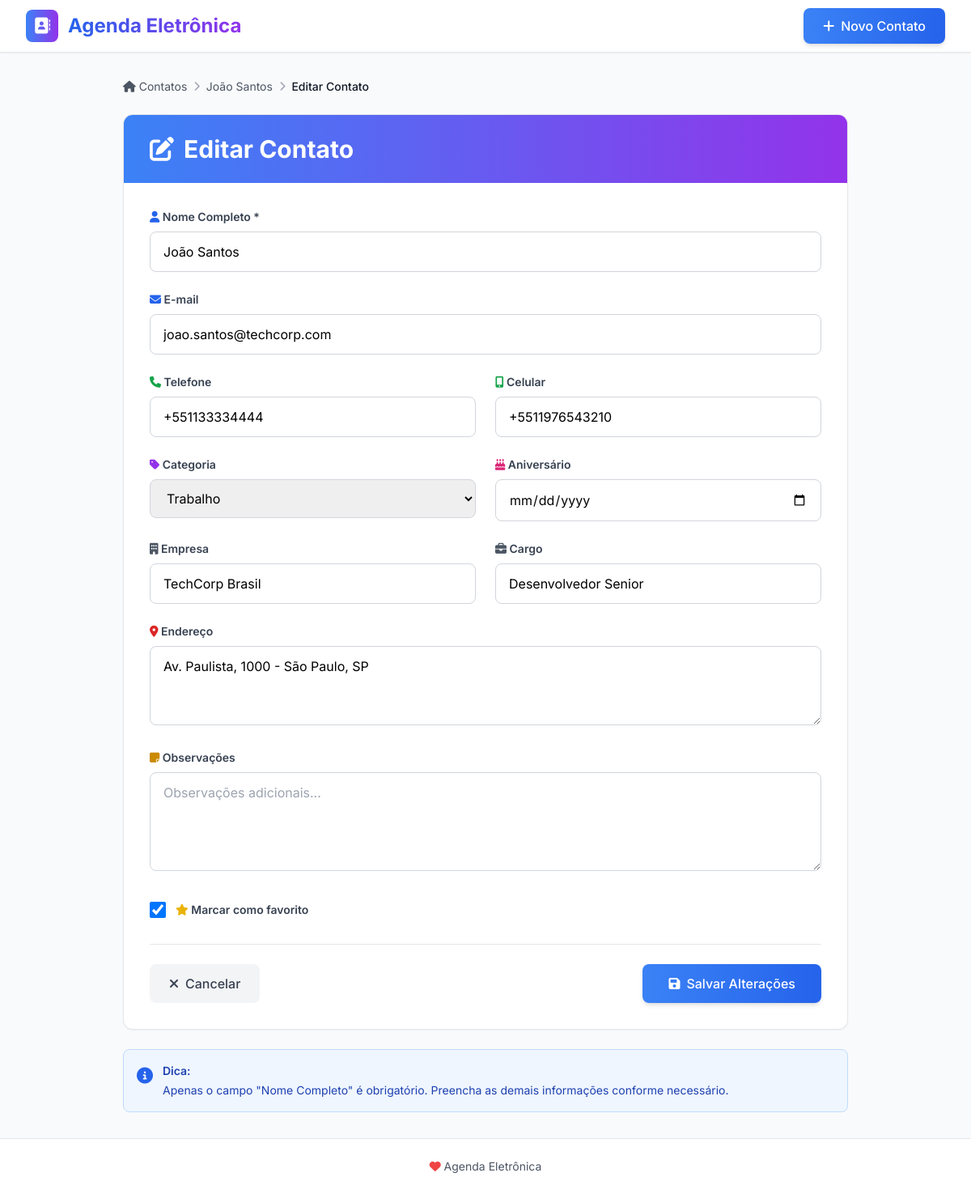
Screenshot of /contato/2/editar/ with the database file from the repository.
### contatos/models.py (models this page shows, shortened)
class Contato(models.Model):
    CATEGORIAS = [
        ('familia', 'Família'),
        ('amigo', 'Amigo'),
        ('trabalho', 'Trabalho'),
        ('outros', 'Outros'),
    ]
    nome = models.CharField(max_length=200, verbose_name='Nome Completo')
    email = models.EmailField(blank=True, null=True, verbose_name='E-mail')
    telefone_regex = RegexValidator(
        regex=r'^\+?1?\d{9,15}$',
        message="O telefone deve estar no formato: '+999999999'. Até 15 dígitos permitidos."
    )
    telefone = models.CharField(
        validators=[telefone_regex],
        max_length=17,
        blank=True,
        null=True,
        verbose_name='Telefone'
    )
    celular = models.CharField(
        validators=[telefone_regex],
        max_length=17,
        blank=True,
        null=True,
        verbose_name='Celular'
    )
    endereco = models.TextField(blank=True, null=True, verbose_name='Endereço')
    categoria = models.CharField(
        max_length=20,
        choices=CATEGORIAS,
        default='outros',
        verbose_name='Categoria'
    )
    empresa = models.CharField(max_length=200, blank=True, null=True, verbose_name='Empresa')
    cargo = models.CharField(max_length=200, blank=True, null=True, verbose_name='Cargo')
    aniversario = models.DateField(blank=True, null=True, verbose_name='Aniversário')
    observacoes = models.TextField(blank=True, null=True, verbose_name='Observações')
    favorito = models.BooleanField(default=False, verbose_name='Favorito')
    criado_em = models.DateTimeField(auto_now_add=True, verbose_name='Criado em')
    atualizado_em = models.DateTimeField(auto_now=True, verbose_name='Atualizado em')
    class Meta:
        ordering = ['nome']
        verbose_name = 'Contato'
        verbose_name_plural = 'Contatos'

### contatos/views.py (the view)
# urls.py: path('contato/<int:pk>/editar/', views.editar_contato, name='editar_contato'),
def editar_contato(request, pk):
    contato = get_object_or_404(Contato, pk=pk)
    if request.method == 'POST':
        form = ContatoForm(request.POST, instance=contato)
        if form.is_valid():
            contato = form.save()
            messages.success(request, f'Contato "{contato.nome}" atualizado com sucesso!')
            return redirect('detalhes_contato', pk=contato.pk)
    else:
        form = ContatoForm(instance=contato)
    return render(request, 'contatos/form_contato.html', {
        'form': form,
        'contato': contato,
        'titulo': 'Editar Contato',
        'botao': 'Salvar Alterações'
    })

### templates/contatos/form_contato.html (shortened to what this page needs)
{% extends 'base.html' %}
{% block content %}
<div class="fade-in max-w-4xl mx-auto">
    <div class="mb-6">
        <nav class="flex items-center space-x-2 text-sm text-gray-600">
            <a href="{% url 'lista_contatos' %}" class="hover:text-blue-600 transition duration-200">
                <i class="fas fa-home"></i> Contatos
            </a>
            <i class="fas fa-chevron-right text-gray-400 text-xs"></i>
            {% if contato %}
            <a href="{% url 'detalhes_contato' contato.pk %}" class="hover:text-blue-600 transition duration-200">
                {{ contato.nome }}
            </a>
            <i class="fas fa-chevron-right text-gray-400 text-xs"></i>
            {% endif %}
            <span class="text-gray-900 font-medium">{{ titulo }}</span>
        </nav>
    </div>
    <div class="bg-white rounded-xl shadow-sm border border-gray-200 overflow-hidden">
        <div class="bg-gradient-to-r from-blue-500 to-purple-600 px-8 py-6">
            <h1 class="text-3xl font-bold text-white flex items-center">
                <i class="fas {% if contato %}fa-edit{% else %}fa-plus-circle{% endif %} mr-3"></i>
                {{ titulo }}
            </h1>
        </div>
        <form method="post" enctype="multipart/form-data" class="p-8">
            <div class="grid grid-cols-1 md:grid-cols-2 gap-6">
                <div class="md:col-span-2">
                    <label for="{{ form.nome.id_for_label }}" class="block text-sm font-semibold text-gray-700 mb-2">
                        <i class="fas fa-user text-blue-600"></i> Nome Completo *
                    </label>
                    {{ form.nome }}
                </div>
                <div class="md:col-span-2">
                    <label for="{{ form.email.id_for_label }}" class="block text-sm font-semibold text-gray-700 mb-2">
                        <i class="fas fa-envelope text-blue-600"></i> E-mail
                    </label>
                    {{ form.email }}
                </div>
                <div>
                    <label for="{{ form.telefone.id_for_label }}" class="block text-sm font-semibold text-gray-700 mb-2">
                        <i class="fas fa-phone text-green-600"></i> Telefone
                    </label>
                    {{ form.telefone }}
                </div>
                <div>
                    <label for="{{ form.celular.id_for_label }}" class="block text-sm font-semibold text-gray-700 mb-2">
                        <i class="fas fa-mobile-alt text-green-600"></i> Celular
                    </label>
                    {{ form.celular }}
                </div>
                <div>
                    <label for="{{ form.categoria.id_for_label }}" class="block text-sm font-semibold text-gray-700 mb-2">
                        <i class="fas fa-tag text-purple-600"></i> Categoria
                    </label>
                    {{ form.categoria }}
                </div>
                <div>
                    <label for="{{ form.aniversario.id_for_label }}" class="block text-sm font-semibold text-gray-700 mb-2">
                        <i class="fas fa-birthday-cake text-pink-600"></i> Aniversário
                    </label>
                    {{ form.aniversario }}
                </div>
                <div>
                    <label for="{{ form.empresa.id_for_label }}" class="block text-sm font-semibold text-gray-700 mb-2">
                        <i class="fas fa-building text-gray-600"></i> Empresa
                    </label>
                    {{ form.empresa }}
                </div>
                <div>
                    <label for="{{ form.cargo.id_for_label }}" class="block text-sm font-semibold text-gray-700 mb-2">
                        <i class="fas fa-briefcase text-gray-600"></i> Cargo
                    </label>
                    {{ form.cargo }}
                </div>
                <div class="md:col-span-2">
                    <label for="{{ form.endereco.id_for_label }}" class="block text-sm font-semibold text-gray-700 mb-2">
                        <i class="fas fa-map-marker-alt text-red-600"></i> Endereço
                    </label>
                    {{ form.endereco }}
                </div>
                <div class="md:col-span-2">
                    <label for="{{ form.observacoes.id_for_label }}" class="block text-sm font-semibold text-gray-700 mb-2">
                        <i class="fas fa-sticky-note text-yellow-600"></i> Observações
                    </label>
                    {{ form.observacoes }}
                </div>
                <div class="md:col-span-2 flex items-center pt-2">
                    <label class="flex items-center space-x-3 cursor-pointer">
                        {{ form.favorito }}
                        <span class="text-sm font-semibold text-gray-700">
                            <i class="fas fa-star text-yellow-500"></i> Marcar como favorito
                        </span>
                    </label>
                </div>
            </div>
            <div class="mt-8 pt-6 border-t border-gray-200 flex items-center justify-between">
                <a href="{% if contato %}{% url 'detalhes_contato' contato.pk %}{% else %}{% url 'lista_contatos' %}{% endif %}" class="bg-gray-100 hover:bg-gray-200 text-gray-700 px-6 py-3 rounded-lg font-medium transition duration-200 flex items-center space-x-2">
                    <i class="fas fa-times"></i>
                    <span>Cancelar</span>
                </a>
                <button type="submit" class="bg-gradient-to-r from-blue-500 to-blue-600 hover:from-blue-600 hover:to-blue-700 text-white px-8 py-3 rounded-lg font-medium transition duration-200 flex items-center space-x-2 shadow-md hover:shadow-lg">
                    <i class="fas fa-save"></i>
                    <span>{{ botao }}</span>
                </button>
            </div>
        </form>
    </div>
    <div class="mt-6 bg-blue-50 border border-blue-200 rounded-lg p-4">
        <div class="flex items-start space-x-3">
            <i class="fas fa-info-circle text-blue-600 text-xl mt-0.5"></i>
            <div class="text-sm text-blue-800">
                <p class="font-semibold mb-1">Dica:</p>
                <p>Apenas o campo "Nome Completo" é obrigatório. Preencha as demais informações conforme necessário.</p>
            </div>
        </div>
    </div>
</div>
{% endblock %}

### templates/base.html (style rules this page uses)
body { font-family: 'Inter', sans-serif; }
.fade-in { animation: fadeIn 0.5s ease-in; }

### rows the page displays
Contato: nome "João Santos", email "joao.santos@techcorp.com", telefone "+551133334444", celular "+5511976543210", categoria "Trabalho", empresa "TechCorp Brasil", cargo "Desenvolvedor Senior", endereco "Av. Paulista, 1000 - São Paulo, SP", favorito "☑"

### other values shown
{{ titulo }} "Editar Contato"
{{ botao }} "Salvar Alterações"
